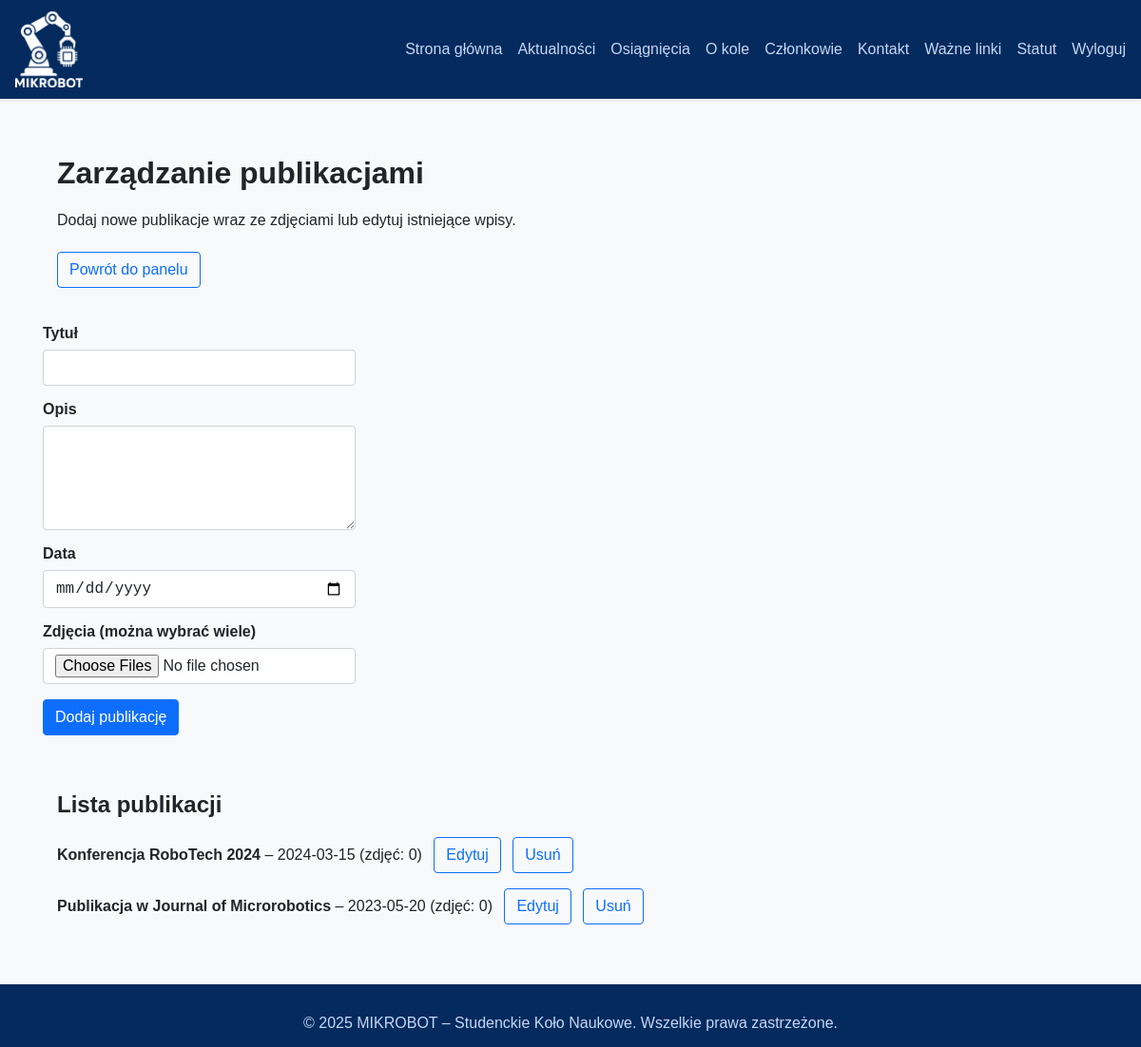
The app's page /skrwaw/publications (signed in) with its own data.
### tables this page shows
CREATE TABLE publications (
            id INTEGER PRIMARY KEY AUTOINCREMENT,
            title TEXT NOT NULL,
            description TEXT NOT NULL,
            date TEXT NOT NULL
        );

### app.py (the view, shortened to what this page needs)
@app.route("/skrwaw/publications", methods=["GET", "POST"])
def admin_publications():
    if not session.get("admin_logged_in"):
        flash("Zaloguj się do panelu administracyjnego.", "danger")
        return redirect(url_for("admin_home"))
    app.config["UPLOAD_FOLDER"].mkdir(parents=True, exist_ok=True)
    conn = get_db_connection()
    publications_list = conn.execute(
        """
        SELECT p.id, p.title, p.description, p.date, COUNT(pi.id) AS images_count
        FROM publications p
        LEFT JOIN publication_images pi ON pi.publication_id = p.id
        GROUP BY p.id
        ORDER BY p.date DESC, p.id DESC
        """
    ).fetchall()
    conn.close()
    return render_template("admin_publications.html", publications=publications_list)

### app.py (called while the page is built)
def get_db_connection():
    conn = sqlite3.connect(DATABASE)
    conn.row_factory = sqlite3.Row
    return conn

@app.context_processor
def inject_now():
    return {
        "year": datetime.now().year,
        "admin_logged_in": session.get("admin_logged_in", False),
    }

### templates/admin_publications.html (shortened to what this page needs)
{% extends "layout.html" %}
{% block content %}
<div class="row mb-4">
  <div class="col-12">
    <h1>Zarządzanie publikacjami</h1>
    <p>Dodaj nowe publikacje wraz ze zdjęciami lub edytuj istniejące wpisy.</p>
    <a href="{{ url_for('admin_home') }}" class="btn btn-outline-primary mt-2">Powrót do panelu</a>
  </div>
</div>
<div class="row">
  <div class="col-md-8">
    <form method="post" enctype="multipart/form-data">
      <div class="mb-3">
        <label for="title" class="form-label">Tytuł</label>
        <input type="text" class="form-control" id="title" name="title" required>
      </div>
      <div class="mb-3">
        <label for="description" class="form-label">Opis</label>
        <textarea class="form-control" id="description" name="description" rows="4" required></textarea>
      </div>
      <div class="mb-3">
        <label for="date" class="form-label">Data</label>
        <input type="date" class="form-control" id="date" name="date" required>
      </div>
      <div class="mb-3">
        <label for="images" class="form-label">Zdjęcia (można wybrać wiele)</label>
        <input type="file" class="form-control" id="images" name="images" accept="image/*" multiple>
      </div>
      <button type="submit" class="btn btn-primary">Dodaj publikację</button>
    </form>
  </div>
</div>
<div class="row mt-4">
  <div class="col-12">
    <h2>Lista publikacji</h2>
    {% if publications %}
      <ul class="list-unstyled">
        {% for p in publications %}
        <li class="mb-3">
          <strong>{{ p['title'] }}</strong> – {{ p['date'] }} (zdjęć: {{ p['images_count'] }})
          <a href="{{ url_for('edit_publication', publication_id=p['id']) }}" class="btn btn-outline-primary" style="margin-left:0.5rem;">Edytuj</a>
          <form action="{{ url_for('delete_publication', publication_id=p['id']) }}" method="post" style="display:inline;">
            <button type="submit" class="btn btn-outline-primary" style="margin-left:0.5rem;">Usuń</button>
          </form>
        </li>
        {% endfor %}
      </ul>
    {% else %}
      <p>Brak zarejestrowanych publikacji.</p>
    {% endif %}
  </div>
</div>
{% endblock %}

### static/css/main.css (style rules this page uses)
* { box-sizing: border-box; }
body { margin: 0; font-family: Arial, Helvetica, sans-serif; background-color: #f8f9fa; color: #212529; display: flex; flex-direction: column; min-height: 100vh; }
.row { display: flex; flex-wrap: wrap; margin-left: -15px; margin-right: -15px; }
.col-12 { flex: 0 0 100%; max-width: 100%; padding: 15px; }
.mb-3 { margin-bottom: 1rem !important; }
.mb-4 { margin-bottom: 1.5rem !important; }
.mt-2 { margin-top: 0.5rem !important; }
.mt-4 { margin-top: 1.5rem !important; }
.form-label { display: block; margin-bottom: 0.5rem; font-weight: 600; }
.form-control { display: block; width: 100%; padding: 0.375rem 0.75rem; font-size: 1rem; line-height: 1.5; color: #212529; background-color: #fff; background-clip: padding-box; border: 1px solid #ced4da; border-radius: 0.25rem; transition: border-color 0.15s ease-in-out, box-shadow 0.15s ease-in-out; }
.list-unstyled { list-style: none; padding-left: 0; margin-bottom: 0; }
.btn { display: inline-block; font-weight: 400; line-height: 1.5; text-align: center; text-decoration: none; cursor: pointer; user-select: none; border: 1px solid transparent; padding: 0.375rem 0.75rem; font-size: 1rem; border-radius: 0.25rem; transition: background-color 0.15s ease-in-out, color 0.15s ease-in-out; }
.btn-primary { background-color: #0d6efd; border-color: #0d6efd; color: #fff; }
.btn-outline-primary { background-color: transparent; border-color: #0d6efd; color: #0d6efd; }

### records on screen
publications: title "Konferencja RoboTech 2024", date "2024-03-15", images_count "0"
publications: title "Publikacja w Journal of Microrobotics", date "2023-05-20", images_count "0"
